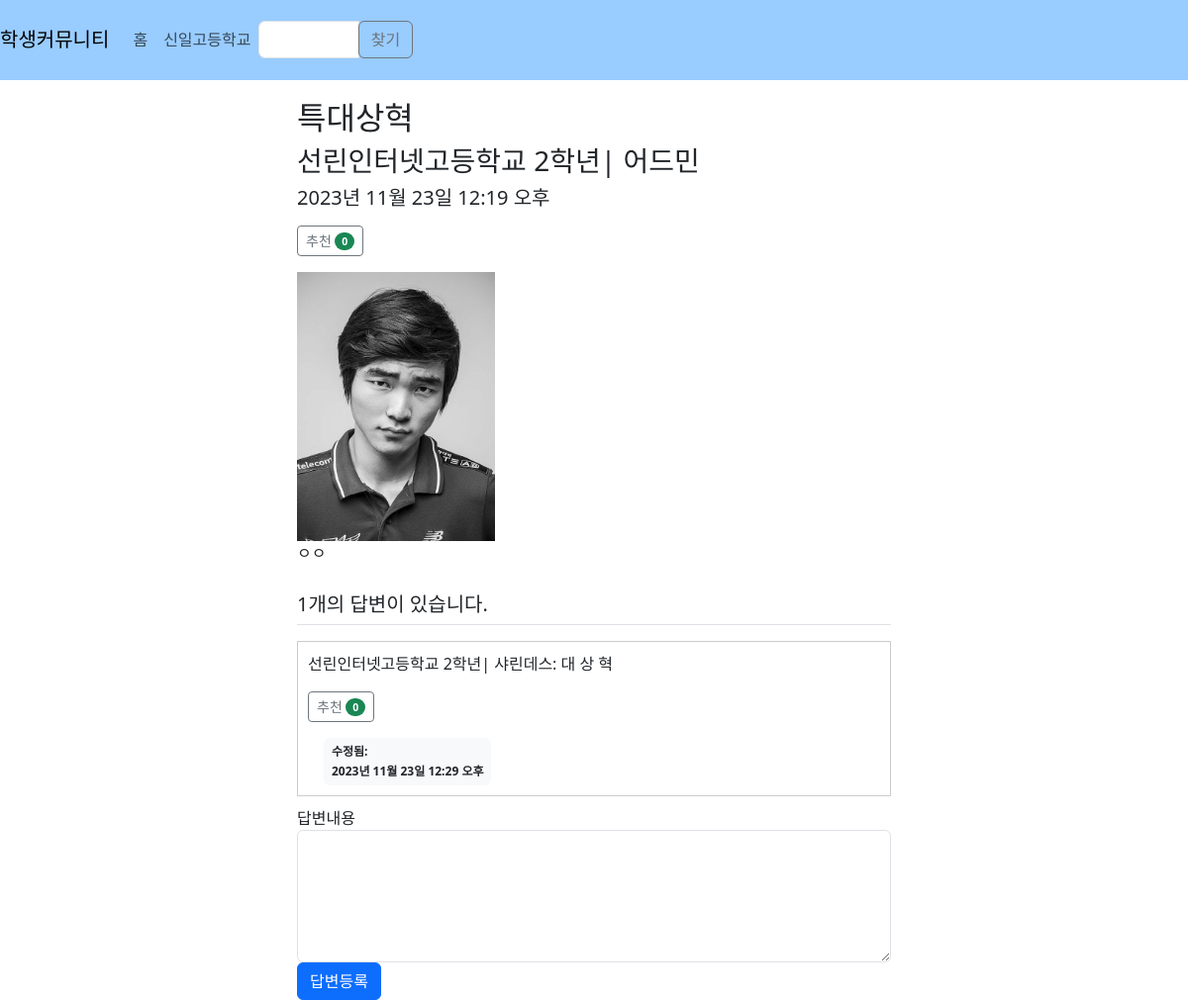
The app's page /question/detail/316 (signed in) with its own data.
### pyms/models.py (models this page shows, shortened)
class User(AbstractUser):
    nickname = models.CharField(max_length=100)
    School = models.CharField(max_length=100)
    Grade = models.IntegerField(default=0)
    Class = models.IntegerField(default=0)
    Number = models.IntegerField(default=0)
    is_teacher = models.BooleanField(default=False)

class Question(models.Model):
    user = models.ForeignKey(User, on_delete=models.CASCADE, related_name='author_question')
    School = models.CharField(max_length=100)
    Grade = models.IntegerField(default=0)
    nickname = models.CharField(max_length=100)
    is_teacher = models.BooleanField(default=False)
    subject = models.CharField(max_length=200)
    content = models.TextField()
    private = models.CharField(max_length=100, default="", null=True)
    create_date = models.DateTimeField()
    modify_date = models.DateTimeField(null=True, blank=True)
    voter = models.ManyToManyField(User, related_name='voter_question')
    imgfile = models.ImageField(null=True, upload_to="", blank=True)

class Answer(models.Model):
    user = models.ForeignKey(User, on_delete=models.CASCADE , related_name='author_answer')
    School = models.CharField(max_length=100)
    Grade = models.IntegerField(default=0)
    nickname = models.CharField(max_length=100)
    is_teacher = models.BooleanField(default=False)
    question = models.ForeignKey(Question, on_delete=models.CASCADE)
    content = models.TextField()
    create_date = models.DateTimeField()
    modify_date = models.DateTimeField(null=True, blank=True)
    voter = models.ManyToManyField(User, related_name='voter_answer')
    imgfile = models.ImageField(null=True, upload_to="", blank=True)

### pyms/views.py (the view)
# urls.py: path('question/detail/<int:question_id>', views.question_detail, name='question_detail'),
def question_detail(request, question_id):
    question = get_object_or_404(Question, pk=question_id)
    context = {'question': question}
    return render(request, 'pyms/question_detail.html', context)

### templates/pyms/question_detail.html (shortened to what this page needs)
{% extends 'base.html' %}
{% block content %}
<div class="question-details" style="position: relative; top: 100px;">
    <h2>{{ question.subject }}</h2>
    <h3>{{ question.School }} {{ question.Grade }}학년| {{ question.nickname }} {% if question.is_teacher %}선생님{% endif %}</h3>
    <h5>{{ question.create_date }}</h5>
    <div class="my-3">
        <a href="javascript:void(0)" data-uri="{% url 'pyms:question_vote' question.id  %}"
           class="recommend btn btn-sm btn-outline-secondary"> 추천
            <span class="badge rounded-pill bg-success">{{question.voter.count}}</span>
        </a>
    </div>
<div class="content">{% if question.imgfile %}<img src="{{ question.imgfile.url }}" width="200"><br>{% endif %}{{ question.content }}</div>
    <div class="answers">
        <form action="{% url 'pyms:answer_write' question.id %}" method="post" class="answer-form my-3">
            <h5 class="border-bottom my-3 py-2">{{question.answer_set.count}}개의 답변이 있습니다.</h5>
            {% for answer in question.answer_set.all %}
                <div class="answer" id="answer_{{ answer.id }}">
                    <p>{{ answer.School }} {{ answer.Grade }}학년| {{ answer.nickname }}: {{ answer.content }}</p>
                    <div class="my-3">
                    <a href="javascript:void(0)" data-uri="{% url 'pyms:answer_vote' answer.id  %}"
                       class="recommend btn btn-sm btn-outline-secondary"> 추천
                        <span class="badge rounded-pill bg-success">{{answer.voter.count}}</span>
                    </a>
                    </div>
                {% if answer.modify_date %}
                <div class="badge bg-light text-dark p-2 text-start mx-3">
                    <div class="mb-2">수정됨: </div>
                    <div>{{ answer.modify_date }}</div>
                </div>
                {% endif %}
                </div>
            {% endfor %}
            <div class="form-group">
                <label for="content">답변내용</label>
                <textarea name="content" id="content" class="form-control" rows="5"></textarea>
            </div>
            <input type="submit" value="답변등록" class="btn btn-primary">
        </form>
    </div>
</div>
    {% load static %}
    <link rel="stylesheet" href="{% static 'css/detail.css' %}">
{% endblock %}

### templates/navbar.html (shortened to what this page needs)
<nav class="navbar navbar-success navbar-expand-md fixed-top" style="height: 8%; background-color: #99CCFF;">
  <a class="navbar-brand le" href="{% url 'pyms:index' %}">학생커뮤니티</a>
  <div class="collapse navbar-collapse le" id="navbarSupportedContent">
    <ul class="navbar-nav mr-auto">
      <li class="nav-item active">
        <a class="nav-link" href="{% url 'pyms:index' %}">홈</a>
      </li>
        {% if user.is_authenticated %}
        <li class="nav-item active">
            <a class="nav-link" href="#" id="private">{{ user.School }}</a>
        </li>
        {% endif %}
    </ul>
    <form class="form-inline my-2 my-lg-0">
      <div class="col-6" >
            <div class="input-group">
                <input type="text" id="search_kw" class="form-control" value="{{ kw|default_if_none:'' }}">
                <div class="input-group-append">
                    <button class="btn btn-outline-secondary" type="button" id="btn_search">찾기</button>
                </div>
            </div>
        </div>
    </form>
  </div>
</nav>

### static/css/detail.css (style rules this page uses)
.question-details { max-width: 600px; margin: 0 auto; }
h2, h3, h4, h5 { margin-bottom: 10px; }
.content { margin-bottom: 20px; }
.answers { margin-top: 20px; }
.answer { border: 1px solid #ccc; padding: 10px; margin-bottom: 10px; }
.answer p { margin: 0; }
.answer-form { margin-top: 20px; }
.btn-primary { background-color: #007bff; color: #fff; }

### records on screen
User: School "신일고등학교"
Question: subject "특대상혁", School "선린인터넷고등학교", Grade "2", nickname "어드민", create_date "2023년 11월 23일 12:19 오후", voter.count "0", imgfile (picture), content "ㅇㅇ", answer_set.count "1"
Answer: School "선린인터넷고등학교", Grade "2", nickname "샤린데스", content "대 상 혁", voter.count "0", modify_date "2023년 11월 23일 12:29 오후"
